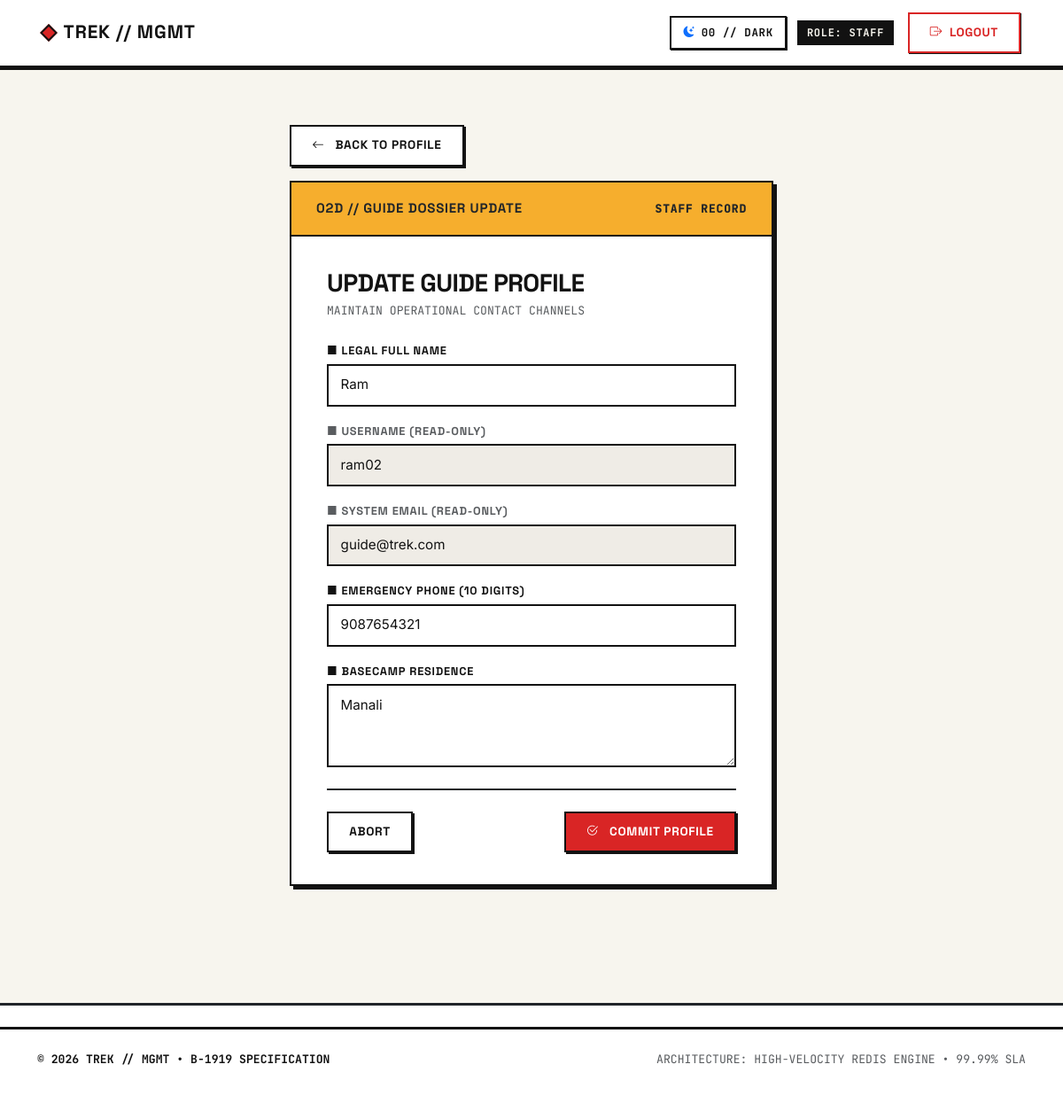
Screenshot of /update-profile (signed in) with the database file from the repository.
### models.py (models this page shows)
class User(db.Model):
    id = db.Column(
        db.Integer,
        primary_key=True
    )
    name = db.Column(
        db.String(200),
        nullable=False
    )
    username = db.Column(
        db.String(200),
        nullable=False,
        unique=True
    )
    email = db.Column(
        db.String(200),
        nullable=False,
        unique=True
    )
    password = db.Column(
        db.String(300),
        nullable=False
    )
    role = db.relationship(
        "Role",
        secondary = user_roles,
        back_populates='user')
    profile = db.relationship(
        "staff_profile",
        uselist=False,
        backref='user'
    )
    booking = db.relationship(
        "Booking",
        secondary = user_booking,
        backref = 'user'
    )

class staff_profile(db.Model):
    id = db.Column(
        db.Integer,
        primary_key = True
    )
    user_id = db.Column(
        db.Integer,
        db.ForeignKey('user.id'),
        unique=True,
        nullable=False
    )
    phone = db.Column(
        db.Integer
    )
    Address = db.Column(
        db.String(200),
        nullable=False
    )

### app.py (the view, shortened to what this page needs)
@app.route('/update-profile', methods=['GET', 'POST'])
def update_profile():
    if 'user_id' not in session:
        return redirect('/login')
    user_id = session.get('user_id')
    current_user = User.query.get_or_404(user_id)
    return render_template('update_profile.html', current_user=current_user)

### app.py (called while the page is built)
@app.after_request
def set_enterprise_security_headers(response):
    response.headers['X-Frame-Options'] = 'DENY'
    response.headers['X-Content-Type-Options'] = 'nosniff'
    response.headers['Referrer-Policy'] = 'strict-origin-when-cross-origin'
    response.headers['Permissions-Policy'] = 'camera=(), microphone=(), geolocation=()'
    response.headers['Strict-Transport-Security'] = 'max-age=31536000; includeSubDomains; preload'
    response.headers['Content-Security-Policy'] = (
        "default-src 'self'; "
        "font-src 'self' https://fonts.gstatic.com https://cdn.jsdelivr.net data:; "
        "style-src 'self' 'unsafe-inline' https://fonts.googleapis.com https://cdn.jsdelivr.net; "
        "script-src 'self' 'unsafe-inline' https://cdn.jsdelivr.net; "
        "img-src 'self' data: https:; "
        "frame-ancestors 'none';"
    )
    return response

### templates/update_profile.html (shortened to what this page needs)
{% extends 'base.html' %}
{% block content %}
<div class="row justify-content-center mt-4 mb-5">
    <div class="col-md-8 col-lg-6">
        <div class="mb-3">
            <a href="{{ url_for('staff_dashboard', tab='profile') }}" class="btn bh-btn bh-btn-secondary">
                <i class="bi bi-arrow-left me-1"></i> BACK TO PROFILE
            </a>
        </div>
        <div class="card bh-card border-3 border-dark" style="box-shadow: 6px 6px 0px #121212;">
            <div class="bh-card-header bh-header-yellow">
                <span class="text-dark fw-bold">02D // GUIDE DOSSIER UPDATE</span>
                <span class="font-mono small text-dark">STAFF RECORD</span>
            </div>
            <div class="card-body p-4 p-md-5">
                <h3 class="fw-bold mb-1">UPDATE GUIDE PROFILE</h3>
                <p class="font-mono text-muted small mb-4">MAINTAIN OPERATIONAL CONTACT CHANNELS</p>
                <form action="/update-profile" method="POST">
                    <div class="mb-3">
                        <label for="name" class="form-label bh-label">■ LEGAL FULL NAME</label>
                        <input type="text" class="form-control bh-form-control font-mono" id="name" name="name"
                            value="{{ current_user.name }}" required>
                    </div>
                    <div class="mb-3">
                        <label class="form-label bh-label text-muted">■ USERNAME (READ-ONLY)</label>
                        <input type="text" class="form-control bh-form-control font-mono bg-light text-muted" value="{{ current_user.username }}" readonly disabled>
                    </div>
                    <div class="mb-3">
                        <label class="form-label bh-label text-muted">■ SYSTEM EMAIL (READ-ONLY)</label>
                        <input type="email" class="form-control bh-form-control font-mono bg-light text-muted" value="{{ current_user.email }}" readonly disabled>
                    </div>
                    <div class="mb-3">
                        <label for="phone" class="form-label bh-label">■ EMERGENCY PHONE (10 DIGITS)</label>
                        <input type="tel" class="form-control bh-form-control font-mono" id="phone" name="phone"
                            placeholder="e.g. 9876543210"
                            pattern="[0-9]{10}"
                            maxlength="10"
                            title="Phone number must not be more than 10 digits"
                            value="{{ current_user.profile.phone if current_user.profile and current_user.profile.phone else '' }}">
                    </div>
                    <div class="mb-4">
                        <label for="address" class="form-label bh-label">■ BASECAMP RESIDENCE</label>
                        <textarea class="form-control bh-form-control font-mono" id="address" name="address" rows="3"
                            placeholder="Enter physical basecamp address">{{ current_user.profile.Address if current_user.profile and current_user.profile.Address else '' }}</textarea>
                    </div>
                    <div class="border-top border-2 border-dark pt-4 mt-4 d-flex justify-content-between align-items-center">
                        <a href="{{ url_for('staff_dashboard', tab='profile') }}" class="btn bh-btn bh-btn-secondary">
                            ABORT
                        </a>
                        <button type="submit" class="btn bh-btn bh-btn-primary py-2 px-4">
                            <i class="bi bi-check2-circle me-1"></i> COMMIT PROFILE
                        </button>
                    </div>
                </form>
            </div>
        </div>
    </div>
</div>
{% endblock %}

### static/css/style.css (style rules this page uses)
:root { --bh-canvas: #F7F5EE; --bh-surface: #FFFFFF; --bh-black: #121212; --bh-border-color: #121212; --bh-red: #D92525; --bh-blue: #1A365D; --bh-yellow: #F6AE2D; --bh-green: #2D6A4F; --bh-gray-light: #EFECE6; --bh-gray-mid: #D8D4CA; --bh-gray-dark: #495057; --bh-card-bg-subtle: #FAF8F2; --bh-table-stripe: #FAF8F2; --bh-table-hover: #FFF3D6; --bh-shadow-color: #121212; --bh-border-thin: 1px solid var(--bh-black); --bh-border: 2px solid var(--bh-black); --bh-border-thick: 3px solid var(--bh-black); --bh-border-heavy: 4px solid var(--bh-black); --bh-border-thin: 1px solid var(--bh-border-color); --bh-border: 2px solid var(--bh-border-color); --bh-border-thick: 3px solid var(--bh-border-color); --bh-border-heavy: 4px solid var(--bh-border-color); --bh-shadow-xs: 1px 1px 0px var(--bh-black); --bh-shadow-sm: 2px 2px 0px var(--bh-black); --bh-shadow: 4px 4px 0px var(--bh-black); --bh-shadow-lg: 6px 6px 0px var(--bh-black); --bh-shadow-xs: 1px 1px 0px var(--bh-shadow-color); --bh-shadow-sm: 2px 2px 0px var(--bh-shadow-color); --bh-shadow: 4px 4px 0px var(--bh-shadow-color); --bh-shadow-lg: 6px 6px 0px var(--bh-shadow-color); --font-heading: 'Space Grotesk', -apple-system, BlinkMacSystemFont, "Segoe UI", Roboto, sans-serif; --font-body: 'Inter', -apple-system, BlinkMacSystemFont, "Segoe UI", Roboto, sans-serif; --font-mono: 'JetBrains Mono', SFMono-Regular, Menlo, Monaco, Consolas, monospace; }
*, *::before, *::after { border-radius: 0px !important; box-sizing: border-box; }
body { background-color: var(--bh-canvas); color: var(--bh-black); font-family: var(--font-body); font-size: 15px; line-height: 1.5; margin: 0; padding: 0; -webkit-font-smoothing: antialiased; -moz-osx-font-smoothing: grayscale; }
h1, h2, h3, h4, h5, h6, .h1, .h2, .h3, .h4, .h5, .h6, .bh-title { font-family: var(--font-heading); font-weight: 700; color: var(--bh-black); letter-spacing: -0.02em; text-transform: uppercase; }
a { color: var(--bh-blue); text-decoration: underline; font-weight: 600; }
.font-mono { font-family: var(--font-mono) !important; }
.btn, .bh-btn { font-family: var(--font-heading) !important; font-weight: 700 !important; text-transform: uppercase !important; letter-spacing: 0.05em !important; font-size: 0.85rem !important; padding: 0.7rem 1.45rem !important; border: var(--bh-border) !important; box-shadow: var(--bh-shadow-sm) !important; transition: all 0.1s ease !important; cursor: pointer; display: inline-flex; align-items: center; justify-content: center; gap: 0.5rem; text-decoration: none !important; }
.btn-primary, .bh-btn-primary { background-color: var(--bh-red) !important; color: #FFFFFF !important; border: var(--bh-border) !important; }
.btn-secondary, .bh-btn-secondary { background-color: var(--bh-surface) !important; color: var(--bh-black) !important; border: var(--bh-border) !important; }
.card, .card-panel, .bh-card { background-color: var(--bh-surface); border: var(--bh-border) !important; box-shadow: var(--bh-shadow) !important; margin-bottom: 2.25rem !important; overflow: hidden; }
.card-body, .card-panel { padding: 2.25rem 2.5rem !important; }
.bh-card-header { padding: 1.15rem 1.75rem !important; border-bottom: var(--bh-border); font-family: var(--font-heading); font-weight: 800; text-transform: uppercase; letter-spacing: 0.05em; display: flex; align-items: center; justify-content: space-between; }
.bh-header-yellow { background-color: var(--bh-yellow); color: var(--bh-black); }
.form-control, .form-select, .bh-form-control { border: var(--bh-border) !important; background-color: var(--bh-surface) !important; color: var(--bh-black) !important; font-family: var(--font-body) !important; font-size: 0.95rem !important; padding: 0.65rem 0.85rem !important; box-shadow: none !important; transition: all 0.1s ease; }
.form-control::placeholder, .bh-form-control::placeholder { color: var(--bh-gray-dark) !important; opacity: 0.8 !important; }
.form-control.bg-light, .bh-form-control.bg-light, .form-control[readonly] { background-color: var(--bh-gray-light) !important; color: var(--bh-black) !important; }
.form-label, .bh-label { font-family: var(--font-heading); font-size: 0.8rem; font-weight: 800; text-transform: uppercase; letter-spacing: 0.06em; color: var(--bh-black); margin-bottom: 0.35rem; }

### rows the page displays
User: name "Ram", username "ram02", email "guide@trek.com"
staff_profile: phone "9087654321", address "Manali"

### other values shown
{{ session.get('user_role', 'TREKKER') | upper }} "STAFF"
